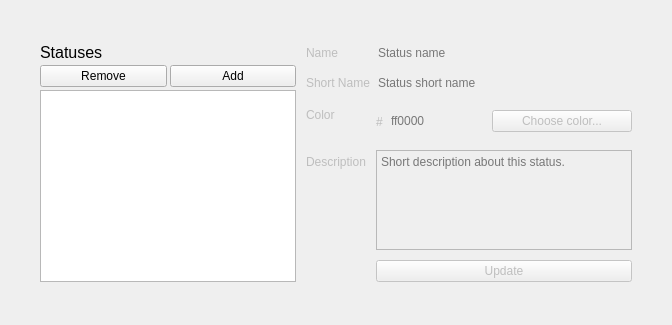
          <widget class="QWidget" name="statusAdminTab">
           <attribute name="title">
            <string>Statuses</string>
           </attribute>
           <layout class="QGridLayout" name="gridLayout_3">
            <property name="leftMargin">
             <number>0</number>
            </property>
            <property name="topMargin">
             <number>3</number>
            </property>
            <property name="rightMargin">
             <number>0</number>
            </property>
            <property name="bottomMargin">
             <number>3</number>
            </property>
            <property name="horizontalSpacing">
             <number>10</number>
            </property>
            <property name="verticalSpacing">
             <number>3</number>
            </property>
            <item row="1" column="2">
             <widget class="QWidget" name="statusConfigWidget" native="true">
              <property name="enabled">
               <bool>false</bool>
              </property>
              <layout class="QFormLayout" name="formLayout_4">
               <property name="horizontalSpacing">
                <number>6</number>
               </property>
               <property name="verticalSpacing">
                <number>10</number>
               </property>
               <property name="leftMargin">
                <number>0</number>
               </property>
               <property name="topMargin">
                <number>0</number>
               </property>
               <property name="rightMargin">
                <number>0</number>
               </property>
               <property name="bottomMargin">
                <number>0</number>
               </property>
               <item row="0" column="0">
                <widget class="QLabel" name="label_5">
                 <property name="text">
                  <string>Name</string>
                 </property>
                </widget>
               </item>
               <item row="0" column="1">
                <widget class="QLineEdit" name="statusNameEdit">
                 <property name="maxLength">
                  <number>255</number>
                 </property>
                 <property name="frame">
                  <bool>false</bool>
                 </property>
                 <property name="placeholderText">
                  <string>Status name</string>
                 </property>
                </widget>
               </item>
               <item row="1" column="0">
                <widget class="QLabel" name="label_6">
                 <property name="text">
                  <string>Short Name</string>
                 </property>
                </widget>
               </item>
               <item row="1" column="1">
                <widget class="QLineEdit" name="statusShortNameEdit">
                 <property name="maxLength">
                  <number>15</number>
                 </property>
                 <property name="frame">
                  <bool>false</bool>
                 </property>
                 <property name="placeholderText">
                  <string>Status short name</string>
                 </property>
                </widget>
               </item>
               <item row="2" column="0">
                <widget class="QLabel" name="label_12">
                 <property name="text">
                  <string>Color</string>
                 </property>
                </widget>
               </item>
               <item row="3" column="1">
                <widget class="QPlainTextEdit" name="statusDescriptionEdit">
                 <property name="maximumSize">
                  <size>
                   <width>16777215</width>
                   <height>100</height>
                  </size>
                 </property>
                 <property name="placeholderText">
                  <string>Short description about this status.</string>
                 </property>
                </widget>
               </item>
               <item row="3" column="0">
                <widget class="QLabel" name="label_13">
                 <property name="text">
                  <string>Description</string>
                 </property>
                </widget>
               </item>
               <item row="4" column="1">
                <widget class="QPushButton" name="statusApplyButton">
                 <property name="text">
                  <string>Update</string>
                 </property>
                </widget>
               </item>
               <item row="2" column="1">
                <widget class="QWidget" name="widget_7" native="true">
                 <layout class="QHBoxLayout" name="horizontalLayout_5">
                  <property name="spacing">
                   <number>3</number>
                  </property>
                  <property name="leftMargin">
                   <number>0</number>
                  </property>
                  <property name="topMargin">
                   <number>0</number>
                  </property>
                  <property name="rightMargin">
                   <number>0</number>
                  </property>
                  <property name="bottomMargin">
                   <number>0</number>
                  </property>
                  <item>
                   <widget class="QLabel" name="label_14">
                    <property name="maximumSize">
                     <size>
                      <width>10</width>
                      <height>16777215</height>
                     </size>
                    </property>
                    <property name="text">
                     <string>#</string>
                    </property>
                   </widget>
                  </item>
                  <item>
                   <widget class="QLineEdit" name="statusColorEdit">
                    <property name="maximumSize">
                     <size>
                      <width>100</width>
                      <height>16777215</height>
                     </size>
                    </property>
                    <property name="inputMask">
                     <string>hhhhhh</string>
                    </property>
                    <property name="maxLength">
                     <number>6</number>
                    </property>
                    <property name="frame">
                     <bool>false</bool>
                    </property>
                    <property name="placeholderText">
                     <string>ff0000</string>
                    </property>
                   </widget>
                  </item>
                  <item>
                   <widget class="QPushButton" name="statusColorButton">
                    <property name="text">
                     <string>Choose color...</string>
                    </property>
                   </widget>
                  </item>
                 </layout>
                </widget>
               </item>
              </layout>
             </widget>
            </item>
            <item row="1" column="1">
             <widget class="QWidget" name="widget_4" native="true">
              <layout class="QVBoxLayout" name="verticalLayout_9">
               <property name="spacing">
                <number>3</number>
               </property>
               <property name="leftMargin">
                <number>0</number>
               </property>
               <property name="topMargin">
                <number>0</number>
               </property>
               <property name="rightMargin">
                <number>0</number>
               </property>
               <property name="bottomMargin">
                <number>0</number>
               </property>
               <item>
                <widget class="QLabel" name="label_19">
                 <property name="font">
                  <font>
                   <pointsize>12</pointsize>
                  </font>
                 </property>
                 <property name="text">
                  <string>Statuses</string>
                 </property>
                </widget>
               </item>
               <item>
                <widget class="QWidget" name="widget_5" native="true">
                 <layout class="QHBoxLayout" name="horizontalLayout_3">
                  <property name="spacing">
                   <number>3</number>
                  </property>
                  <property name="leftMargin">
                   <number>0</number>
                  </property>
                  <property name="topMargin">
                   <number>0</number>
                  </property>
                  <property name="rightMargin">
                   <number>0</number>
                  </property>
                  <property name="bottomMargin">
                   <number>0</number>
                  </property>
                  <item>
                   <widget class="QPushButton" name="removeStatusButton">
                    <property name="text">
                     <string>Remove</string>
                    </property>
                   </widget>
                  </item>
                  <item>
                   <widget class="QPushButton" name="addStatusButton">
                    <property name="text">
                     <string>Add</string>
                    </property>
                   </widget>
                  </item>
                 </layout>
                </widget>
               </item>
               <item>
                <widget class="QListWidget" name="statusAdminList"/>
               </item>
              </layout>
             </widget>
            </item>
            <item row="1" column="0">
             <spacer name="horizontalSpacer_5">
              <property name="orientation">
               <enum>Qt::Horizontal</enum>
              </property>
              <property name="sizeHint" stdset="0">
               <size>
                <width>40</width>
                <height>20</height>
               </size>
              </property>
             </spacer>
            </item>
            <item row="1" column="3">
             <spacer name="horizontalSpacer_6">
              <property name="orientation">
               <enum>Qt::Horizontal</enum>
              </property>
              <property name="sizeHint" stdset="0">
               <size>
                <width>40</width>
                <height>20</height>
               </size>
              </property>
             </spacer>
            </item>
            <item row="2" column="1">
             <spacer name="verticalSpacer_8">
              <property name="orientation">
               <enum>Qt::Vertical</enum>
              </property>
              <property name="sizeHint" stdset="0">
               <size>
                <width>20</width>
                <height>40</height>
               </size>
              </property>
             </spacer>
            </item>
            <item row="0" column="1">
             <spacer name="verticalSpacer_7">
              <property name="orientation">
               <enum>Qt::Vertical</enum>
              </property>
              <property name="sizeHint" stdset="0">
               <size>
                <width>20</width>
                <height>40</height>
               </size>
              </property>
             </spacer>
            </item>
           </layout>
          </widget>
